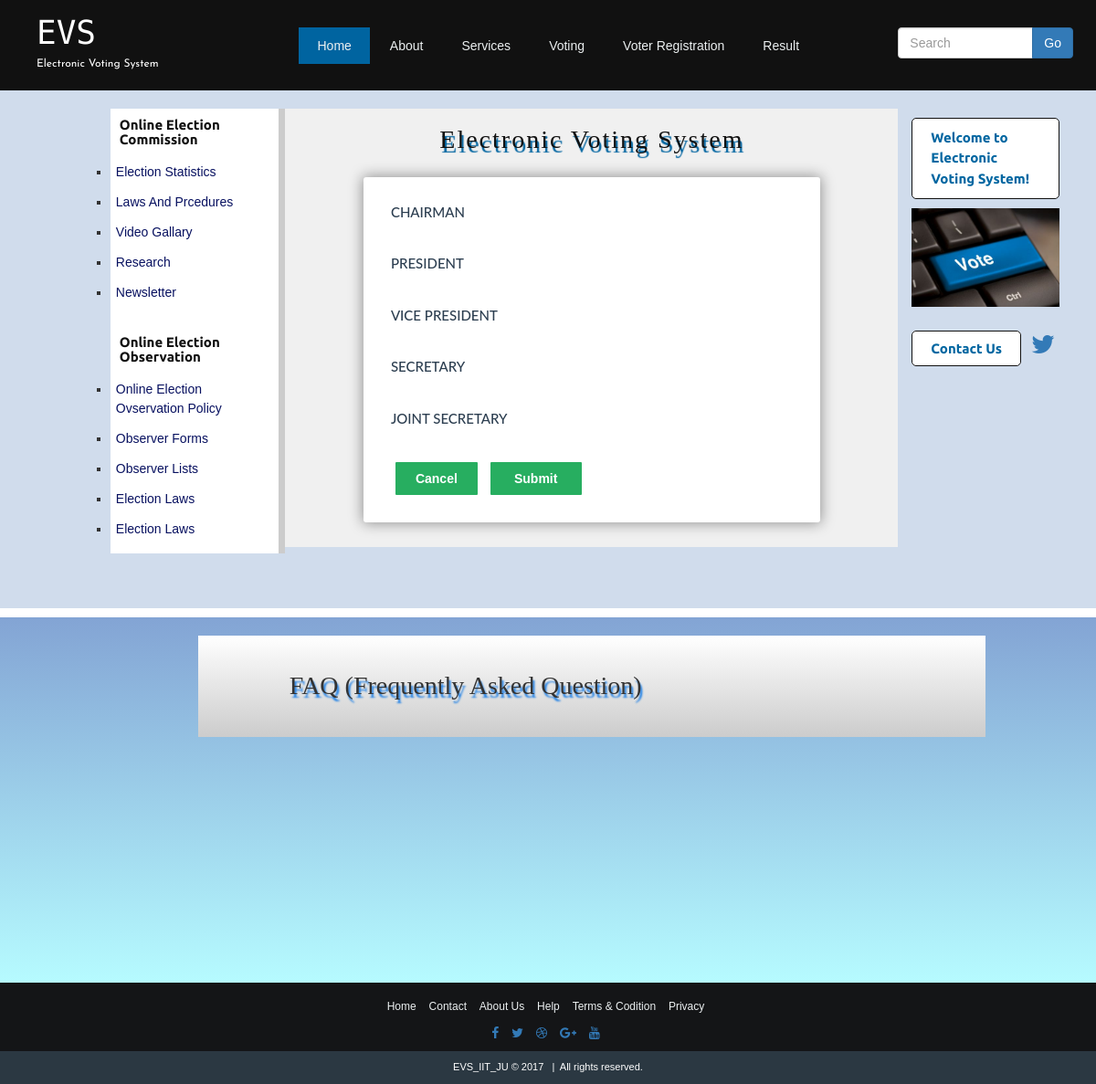
The page /preview.php (signed in) on the database its author committed.
### tables this page shows
CREATE TABLE IF NOT EXISTS `position` (
  `id` int(10) NOT NULL AUTO_INCREMENT,
  `name` varchar(100) NOT NULL,
  PRIMARY KEY (`id`)
);

### preview.php (the view, shortened to what this page needs)
<?php
	include('admin/connection/connect.php');
?>
<!DOCTYPE html>
<html lang="en">
<head>
	<link rel="stylesheet" type="text/css" href="admin/css/bootstrap.min.css" media="all">
	<link rel="stylesheet" type="text/css" href="admin/css/font-awesome.min.css" media="all">
	<link rel="stylesheet" type="text/css" href="admin/css/normalize.css" media="all">
	<link rel="stylesheet" type="text/css" href="style.css" media="all">
	<link rel="stylesheet" type="text/css" href="process.css" media="all">
</head>
<body>
	<div class="header-area">
		<div class="logo-menu">
			<div class="container">
				<div class="row ">
					<div class="logo-area col-md-2">
						<a href="#"><h1>EVS</h1></a>
						<p>Electronic Voting System</p>
					</div>
					<div class="menu col-md-offset-1 col-md-7">
						<ul>
							<li class="current"><a href="index.php">home</a></li>
							<li><a href="#">about</a></li>
							<li><a href="#">services</a>
							</li>
							<li><a href="voting.php">voting</a></li>
							<li><a href="#">voter registration</a>
							</li>
							<li><a href="result.php">result</a></li>
						</ul>
					</div>
					<div class="input-group search col-md-2">
						<input type="text" class="form-control" placeholder="Search">
						<span class="input-group-btn">
							<button class="btn btn-primary" type="button">Go</button>
						</span>
					</div>
				</div>
			</div>
		</div>
	</div>
	<div class="content-area">
		<div class="container">
			<div class="row">
				<div class="">
					<div class="col-md-offset-1 col-md-2 left-area ">
						<div class="commission">
							<div class="title">
								<h5 class="text-capitalize">online election commission</h5>
							</div>
							<div class="lists">
								<ul class="text-capitalize ">
									<li><a href="#">election statistics</a></li>
									<li><a href="#">laws and prcedures</a></li>
									<li><a href="#">video gallary</a></li>
									<li><a href="#">research</a></li>
									<li><a href="#">newsletter</a></li>
								</ul>
							</div>
						</div>
						<div class="observation">
							<div class="title">
								<h5 class="text-capitalize ">online election observation</h5>
							</div>
							<div class="lists">
								<ul class="text-capitalize">
									<li><a href="#">online election ovservation policy</a></li>
									<li><a href="#">observer forms</a></li>
									<li><a href="#">observer lists</a></li>
									<li><a href="#">election laws</a></li>
									<li><a href="#">election laws</a></li>
								</ul>
							</div>
						</div>
					</div>
				</div>
				<div class="col-md-7 middle-area">
					<div class="content">
						<h1 class="text-capitalize text-center">electronic voting system</h1>
</head>
<body>
<form id="msform" action="vote.php" method="Post">
<?php
$resultasa = $db->prepare("SELECT * FROM position");
$resultasa->execute();
for($i=0; $rowasa = $resultasa->fetch(); $i++){
$exrxrxrx=$rowasa['name'];
$candidate = str_replace(" ", "", $exrxrxrx);
?>
<h2 class="fs-title"><?php echo $exrxrxrx ?></h2>
<p style="color: #c0392b"><?php echo $_POST[$candidate]; ?></p><br>
<?php
}
?>
<a href="candidates_list.php" id="submit">Cancel</a>
<input type="submit" value="Submit" id="submit">
</form>
					</div>
				</div>
				<div class="col-md-2 right-area">
					<h4 class="welcome"> Welcome to Electronic Voting System!</h4>
					<img class="img-responsive" src="images/voting.jpg" alt="kbd" /><br />
					<a href="#" class="link">Contact Us</a>
					<a href="#" class="fb-icon"><i class="fa fa-twitter"></i></a>
				</div>
			</div>
		</div>
	</div>
	<div class="question-area">
		<div class="container">
			<div class="row">
				<div class="col-md-offset-2 col-md-9 question">
					<h2>FAQ (Frequently Asked Question)</h2>
				</div>
			</div>
		</div>
	</div>
	<div class="footer-area1">
		<div class="container">
			<div class="footer-menu">
				<ul class="text-capitalize list-inline text-center">
					<li><a href="#">home</a></li>
					<li><a href="#">contact</a></li>
					<li><a href="#">about us</a></li>
					<li><a href="#">help</a></li>
					<li><a href="#">terms & codition</a></li>
					<li><a href="#">privacy</a></li>
				</ul>
			</div>
			<div class="social-area text-center">
				<ul class="list-unstyled list-inline">
					<li><a href="#"><i class="fa fa-facebook"></i></a></li>
					<li><a href="#"><i class="fa fa-twitter"></i></a></li>
					<li><a href="#"><i class="fa fa-dribbble"></i></a></li>
					<li><a href="#"><i class="fa fa-google-plus"></i></a></li>
					<li><a href="#"><i class="fa fa-youtube"></i></a></li>
				</ul>
			</div>
		</div>
	</div>
	<div class="footer-area2">
		<div class="copyright text-center">
			<p>EVS_IIT_JU &copy;  2017 &nbsp; |&nbsp; All rights reserved.</p>
		</div>
	</div>
</body>
</html>

### style.css (style rules this page uses)
.header-area { background:#111111; }
.menu ul { list-style:none; margin:0; }
.menu>ul>li { float:left; position:relative; margin-right:2px; }
.menu ul li a { color:#ecf0f1; text-decoration:none; text-transform:capitalize; padding:10px 20px; display:block; }
.menu ul:after { content:''; clear:both; display:block; }
.current { background:#0064A0; }
.header-area .logo-area h1 { font-family: 'Monoton', cursive; color:white; font-size:36px; line-height:0.1; }
.header-area .logo-area p { font-family: 'Roboto', sans-serif; color:white; font-size:12px; font-family: 'Josefin Sans', sans-serif; }
.header-area .logo-area a { text-decoration:none; }
.search { padding-top:20px; }
.menu { padding-top:20px; }
.content-area { padding:10px 0 50px; background-color:#D0DCEC; min-height:100px; }
.content-area .left-area { line-height:1.5em; margin-right:0; padding:0; background-color:white; border-right:7px solid #cccccc; min-height: 480px; }
.content-area .left-area ul { list-style-type:square; }
.content-area .commission { background:#FFFFFF; }
.content-area .title { text-align:left; color:#164F85; background:#FFFFFF; margin-left:10px; }
.content-area .lists ul li { padding:6px; cursor:pointer; }
.content-area .lists ul li a { color:#081160; text-decoration:none; }
.content-area .observation { margin-top:30px; background:#FFFFFF; }
.content-area .title h5 { font-family: 'Ubuntu', sans-serif; font-size:15px; color:#111111; font-weight:700; }
.content-area h1 { color:#111111; text-shadow: 2px 5px 1px #0064A0; font-family: 'Alfa Slab One', cursive; letter-spacing:2px; }
.middle-area { background:#F0F0F0; margin:0; min-height: 480px; overflow: hidden; margin:0; }
.middle-area h2 { font-family: "Lato",Helvetica,Arial,sans-serif; }
.right-area { min-height: 400px; }
.right-area h4 { background:white; border:1px solid #111111; border-radius:5px; font-size:15px; line-height:1.5em; font-family: 'Ubuntu', sans-serif; font-weight:700; padding:10px 20px; color:#0066A1; }
.right-area .link { background:white; text-decoration:none; border:1px solid #111111; border-radius:5px; font-size:15px; line-height:3.5em; font-family: 'Ubuntu', sans-serif; font-weight:700; padding:10px 20px; color:#0066A1; display:inline; margin-right:7px; overflow: hidden; }
.fb-icon { font-size:28px; }
.question { background:linear-gradient(to bottom, #FFFFFF, #cccccc); padding:20px 5px 20px 100px; }
.question-area { background: linear-gradient(to bottom, #83a4d4 , #b6fbff); padding:30px 10px 20px 10px; min-height: 400px; margin-top:10px; }
.question-area h2 { font-size:28px; text-shadow: 2px 4px 2px #2080E5; font-family: 'Bree Serif', serif; margin-bottom:20px; }
.footer-area1 { background:#141517; padding-top:15px; }
.footer-area1 .footer-menu ul li a { color:#ecf0f1; text-decoration:none; font-size:12px; }
.footer-area2 { background:#2B3842; }
.footer-area2 p { padding:10px 0; color:#FFFFFF; font-size:11px; }
.question-area { padding:10px; }
.row { padding:10px; }

### preview.php (style rules this page uses)
* { margin: 0; padding: 0; }
html { height: 100%; background: #ffffff; }
body { font-family: montserrat, arial, verdana; }
#msform #submit { width: 100px; background: #27AE60; font-weight: bold; color: white; border: 0 none; border-radius: 1px; cursor: pointer; padding: 10px 5px; margin: 10px 5px; font-size: 14px; }
#msform a { text-decoration: none; padding: 10px 22px !important; }
#msform { width: 500px; margin: 25px auto; background: white; border: 0 none; border-radius: 3px; box-shadow: 0 0 15px 1px rgba(0, 0, 0, 0.4); padding: 20px 30px; text-align: left; -moz-box-sizing: border-box; }
.fs-title { font-size: 15px; text-transform: uppercase; color: #2C3E50; margin-bottom: 10px; margin-top: 10px; }

### rows shown on the page
position: name "CHAIRMAN"
position: name "PRESIDENT"
position: name "VICE PRESIDENT"
position: name "SECRETARY"
position: name "JOINT SECRETARY"
